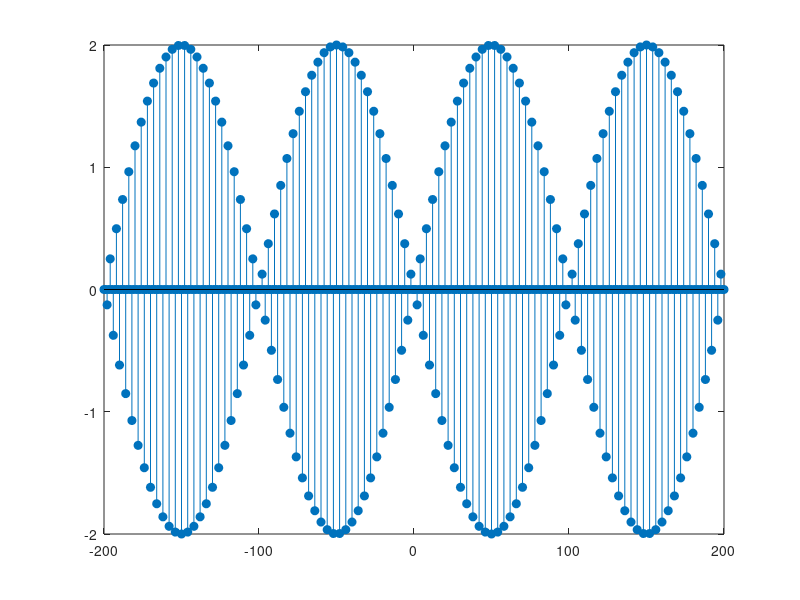

The MATLAB script that drew this image: (Note: this script raises an error after producing the figure.)
n =[-200:200]; x = 2*sin(0.01*pi*n).*cos(0.5*pi*n);

Hf = figure;
Hs = stem(n,x,"filled");
axis(min(n)-1,max(n)+1,min(x)-1,max(x)+1);
xlabel('n'); ylabel('x(n)');
title('hong');